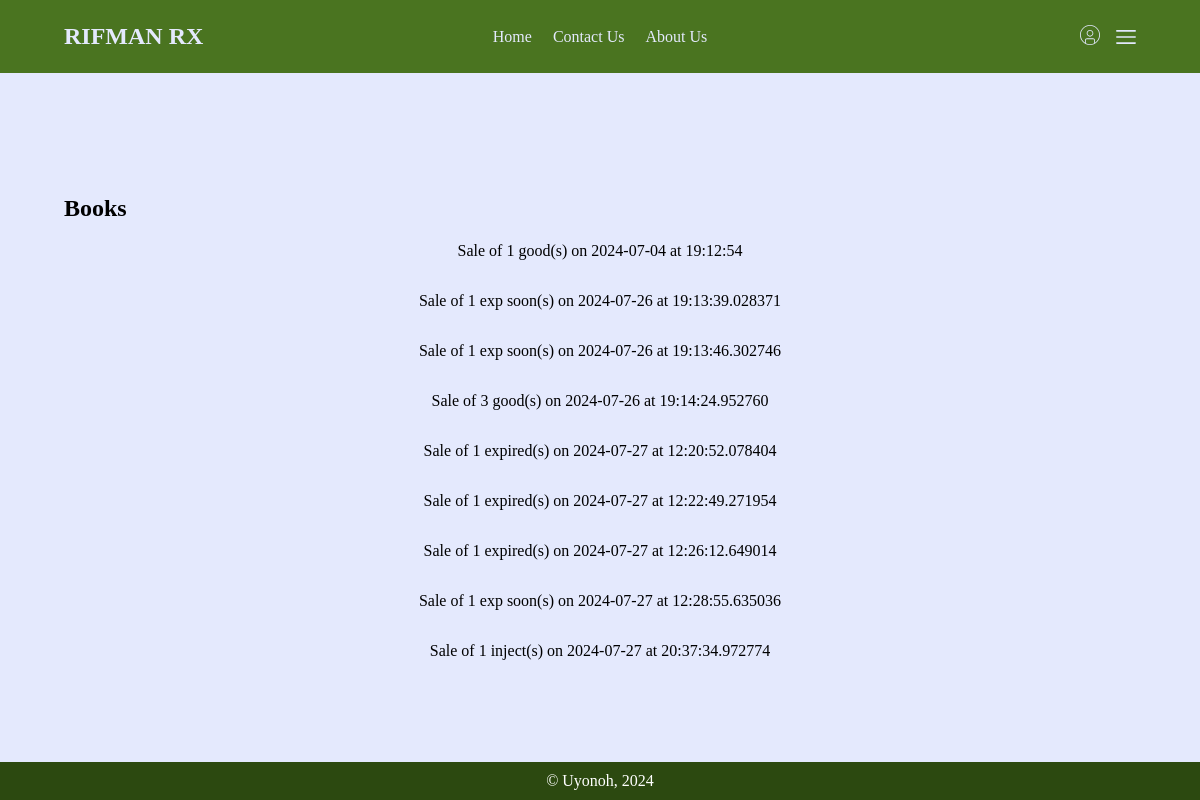
The app's page /books/1/sales/ with its own data.
### books/models.py (models this page shows, shortened)
class Sale(models.Model):
    drug = models.ForeignKey(Drug, on_delete=models.CASCADE)
    amount = models.IntegerField()
    price = models.FloatField()
    time = models.DateTimeField(default=tz.now)
    def __str__(self) -> str:
        return f"Sale of {self.amount} {self.drug.name}(s) on {self.time.date()} at {self.time.time()}"

### drugs/models.py (models this page shows, shortened)
class Drug(models.Model):
    name = models.CharField(max_length=30)
    brand_name = models.CharField(max_length=30)
    mass = models.CharField(max_length=10)
    state = models.CharField(max_length=10, choices=state_choices, default="Tablet")
    manufacturer = models.CharField(max_length=30)
    exp_date = models.DateField("Expiery Date")
    stock_amount = models.IntegerField(null=True)
    purchase_amount = models.IntegerField()
    purchase_units = models.CharField(max_length=30, choices=unit_choices, default="Unit")
    price = models.DecimalField(max_digits=10, decimal_places=2)
    cost_price = models.DecimalField(max_digits=10, decimal_places=2)
    category = models.CharField(max_length=30)
    purpose = models.CharField(max_length=30)
    location = models.CharField(max_length=30)
    day_added = models.DateField(null=False, default=str(tz.now().date()))
    @property
    def Tablet(self) -> models.Model:
        """ Gets the tablet assossiated with the drug

        There should only be one"""
        if self.state == "Tab":
            return self.tablet_set.all()[0]
        return False

### books/views.py (the view)
# urls.py: path("<int:pk>/sales/",  view_sales, name="sales"),
def view_sales(request, pk: int):
    month = BusinessMonth.objects.filter(pk=pk)[0]
    sales = month.get_sales()
    return render(request, "books/sales.html", {"sales": sales})

### books/models.py (called while the page is built)
    def get_sales(self, opening: tz.datetime=None, closing: tz.datetime=tz.now()) -> models.QuerySet:
        if not opening:
            opening = self.opening_date
        if not self.closing_date:
            closing = closing
        sales = Sale.objects.filter(time__gte=opening)
        sales = sales.filter(time__lte=closing)
        return sales

### books/templates/books/sales.html (shortened to what this page needs)
{% extends "main/base.html" %}
{% load static %}
{% block content %}
<section class="container">
    <h1>Books</h1>
    <div class="flex-col">
        {% for sale in sales %}
        <div class="flex">
            {{sale}}
        </div>
        {% endfor %}
    </div>
</section>
{% endblock %}

### main/static/main/css/styles.css (style rules this page uses)
body { padding: 0; margin: 0; min-height: 100vh; background-color: #e4e9fd; display: flex; flex-direction: column; align-items: normal; justify-content: space-between; }
.container { padding: .2rem 4rem; }
.flex { display: flex; align-items: center; justify-content: space-between; gap: 1rem; }
.flex-col { display: flex; flex-direction: column; align-items: center; justify-content: center; gap: 2rem; }

### records on screen
Sale: amount+drug+time "Sale of 1 good(s) on 2024-07-04 at 19:12:54"
Sale: amount+drug+time "Sale of 1 exp soon(s) on 2024-07-26 at 19:13:39.028371"
Sale: amount+drug+time "Sale of 1 exp soon(s) on 2024-07-26 at 19:13:46.302746"
Sale: amount+drug+time "Sale of 3 good(s) on 2024-07-26 at 19:14:24.952760"
Sale: amount+drug+time "Sale of 1 expired(s) on 2024-07-27 at 12:20:52.078404"
Sale: amount+drug+time "Sale of 1 expired(s) on 2024-07-27 at 12:22:49.271954"
Sale: amount+drug+time "Sale of 1 expired(s) on 2024-07-27 at 12:26:12.649014"
Sale: amount+drug+time "Sale of 1 exp soon(s) on 2024-07-27 at 12:28:55.635036"
Sale: amount+drug+time "Sale of 1 inject(s) on 2024-07-27 at 20:37:34.972774"
